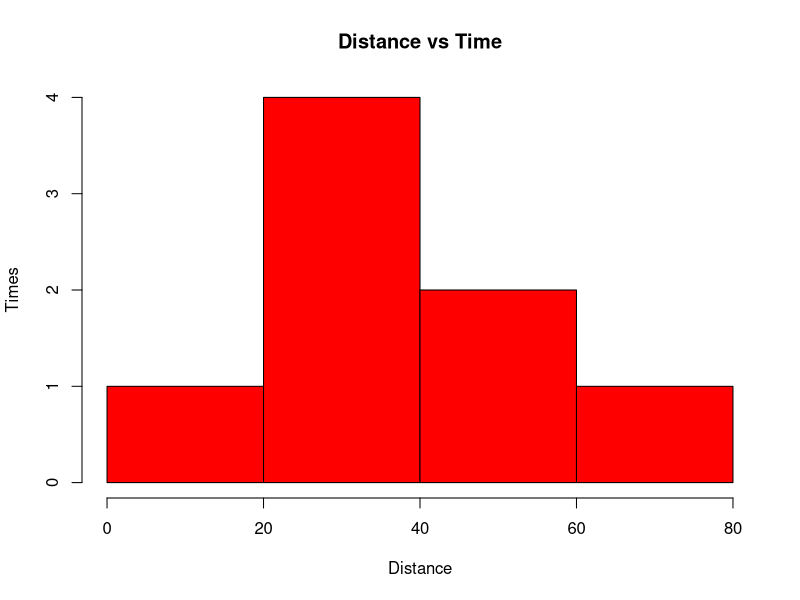

The R source for this figure:

content = read.csv("distancetime.csv")

var_plot = hist(content$distance,
                   main = "Distance vs Time",
                   ylab = "Times",
                   xlab = "Distance",
                   col="red"
)
print(var_plot)